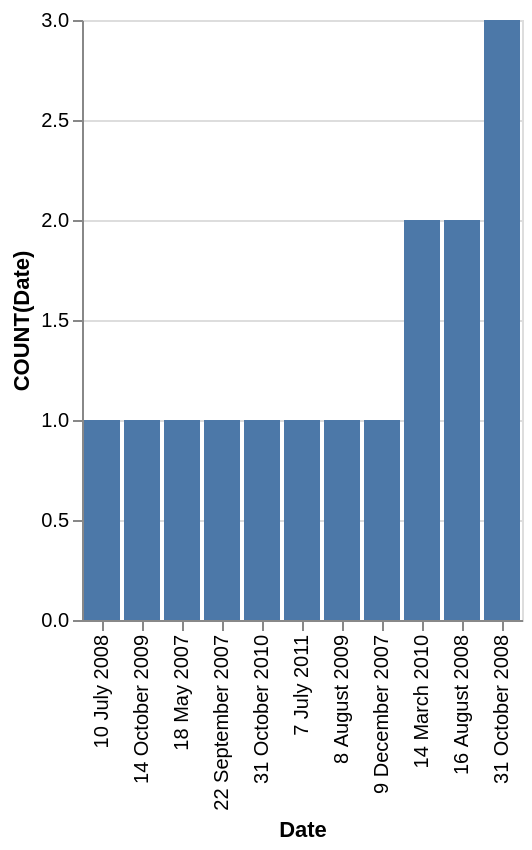

Here is the Vega-Lite specification saved for this chart:
### Vega-Lite specification from a JSON file in a GitHub repository (floating-point values rounded to 4 significant figures)
{"data": {"values": [{"x_data": "10 July 2008", "y_data": 1}, {"x_data": "14 October 2009", "y_data": 1}, {"x_data": "18 May 2007", "y_data": 1}, {"x_data": "22 September 2007", "y_data": 1}, {"x_data": "31 October 2010", "y_data": 1}, {"x_data": "7 July 2011", "y_data": 1}, {"x_data": "8 August 2009", "y_data": 1}, {"x_data": "9 December 2007", "y_data": 1}, {"x_data": "14 March 2010", "y_data": 2}, {"x_data": "16 August 2008", "y_data": 2}, {"x_data": "31 October 2008", "y_data": 3}]}, "mark": "bar", "encoding": {"x": {"field": "x_data", "type": "nominal", "title": "Date", "sort": {"op": "sum", "field": "y_data", "order": "ascending"}}, "y": {"field": "y_data", "type": "quantitative", "title": "COUNT(Date)"}}}
